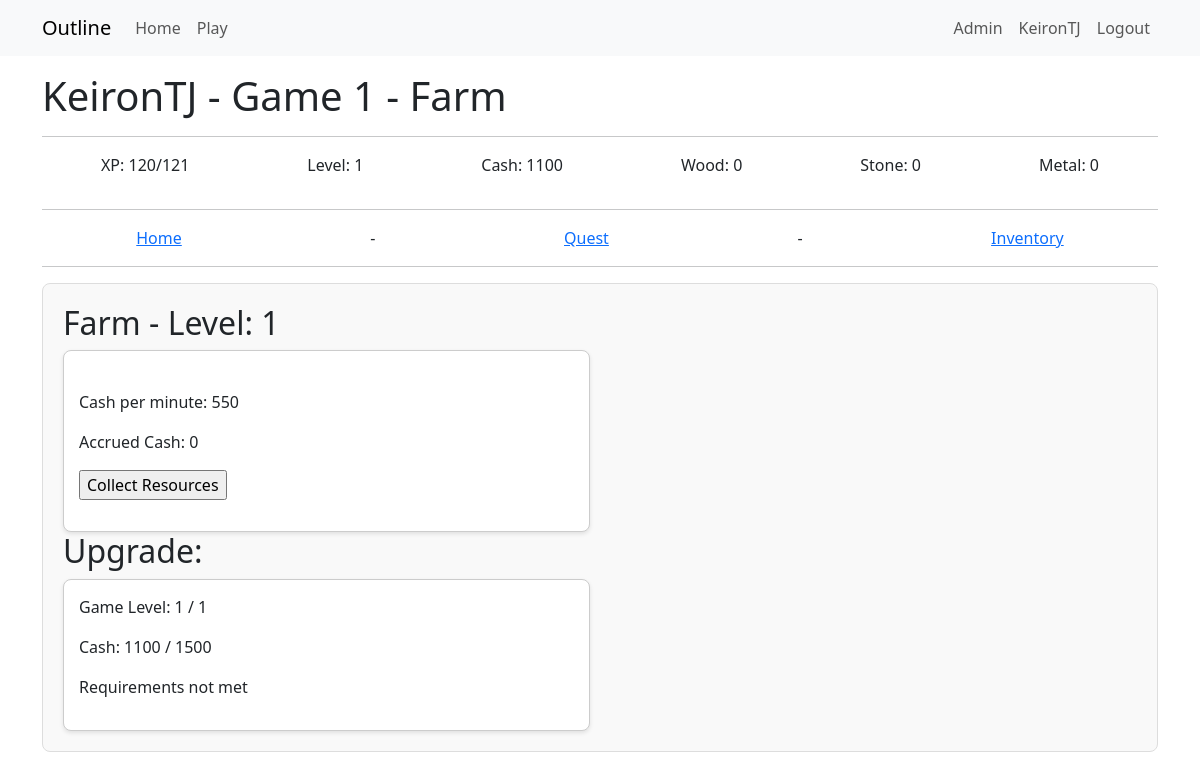
Page /building_resource/3 (signed in) on the earlier database version.
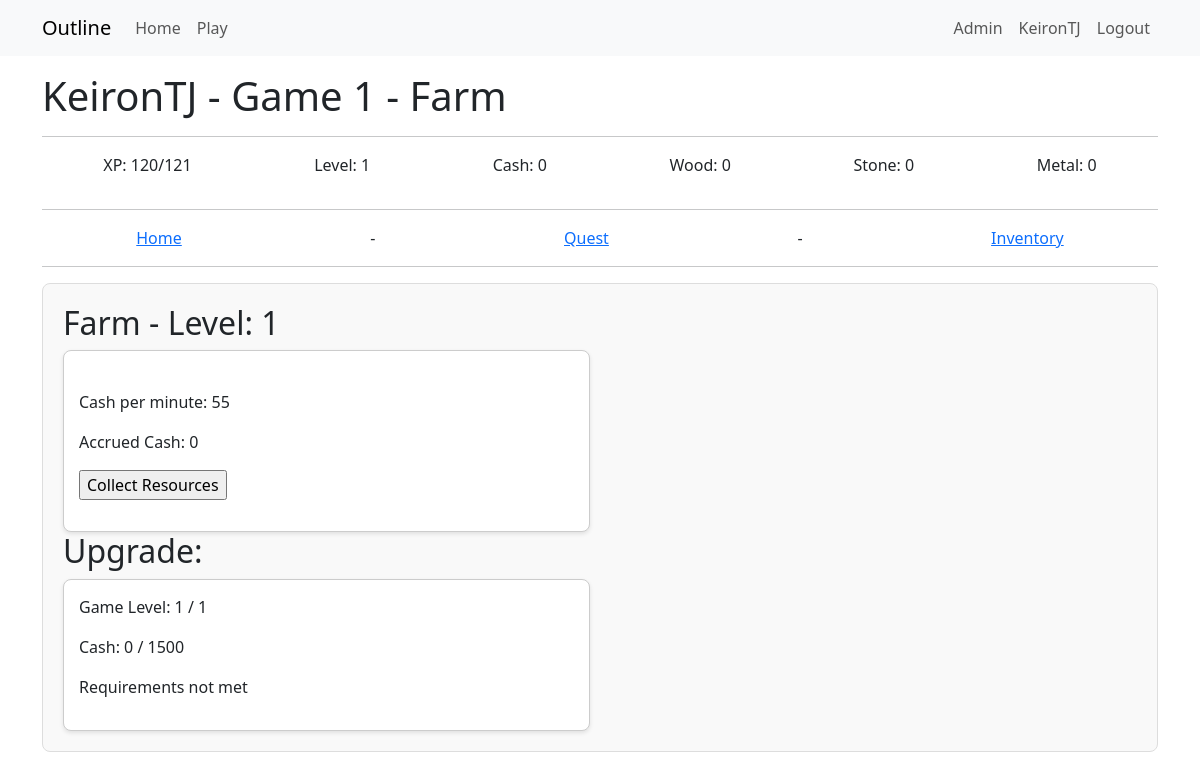
Same page on the later database version.
### app/models.py (models this page shows)
class Game(db.Model):
    __tablename__ = 'game'
    id = db.Column(db.Integer, primary_key=True)
    user_id = db.Column(db.Integer, db.ForeignKey('user.id'), nullable=False)
    game_name = db.Column(db.String(64))
    game_exists = db.Column(db.Boolean, default=True)
    entry_date = db.Column(db.DateTime, default=datetime.now(timezone.utc))
    xp = db.Column(db.Integer, default=0)
    level = db.Column(db.Integer, default=0)
    cash = db.Column(db.Integer, default=0)
    wood = db.Column(db.Integer, default=0)
    stone = db.Column(db.Integer, default=0)
    metal = db.Column(db.Integer, default=0)
    next_level_xp_required = db.Column(db.Integer, default=110)
    user = db.relationship("User", back_populates="game")
    inventories = db.relationship("InventoryUser", back_populates="game")
    quest_progress = db.relationship("QuestProgress", back_populates="game")
    building_progress = db.relationship("BuildingProgress", back_populates="game")
    resource_logs = db.relationship("ResourceLog", back_populates="game")

class BuildingProgress(db.Model):
    __tablename__ = 'building_progress'
    id = db.Column(db.Integer, primary_key=True)
    building_id = db.Column(db.Integer, db.ForeignKey('buildings.id'))
    game_id = db.Column(db.Integer, db.ForeignKey('game.id'))
    building_level = db.Column(db.Integer, default=0)
    building_active = db.Column(db.Boolean, default=False)
    xp_per_minute = db.Column(db.Integer, default=0)
    cash_per_minute = db.Column(db.Integer, default=0)
    wood_per_minute = db.Column(db.Integer, default=0)
    stone_per_minute = db.Column(db.Integer, default=0)
    metal_per_minute = db.Column(db.Integer, default=0)
    accrual_start_time = db.Column(db.DateTime, nullable=True)
    max_accrual_duration = db.Column(db.Integer, default=240) # in minutes
    accrued_xp = db.Column(db.Integer, default=0)
    accrued_cash = db.Column(db.Integer, default=0)
    accrued_wood = db.Column(db.Integer, default=0)
    accrued_stone = db.Column(db.Integer, default=0)
    accrued_metal = db.Column(db.Integer, default=0)
    building_completed = db.Column(db.Boolean, default=False)
    building_completed_date = db.Column(db.DateTime, nullable=True)
    building = db.relationship("Buildings", back_populates="building_progress")
    game = db.relationship("Game", back_populates="building_progress")

### app/game/routes.py (the view)
@bp.route('/building_resource/<building_progress_id>', methods=['GET', 'POST'])
@login_required
def building_resource(building_progress_id):
    building_progress = BuildingProgress.query.filter_by(id=building_progress_id).first()
    game = g.game  # Optimized query
    if not current_user.is_admin() and current_user.activegame != int(game.id):
        return redirect(url_for('admin.not_admin'))
    collectresourcesform = CollectResourcesForm()
    upgradebuildingform = UpgradeBuildingForm()
    buildingservice = GameBuildingService(building_progress_id=building_progress_id)
    buildingservice.calculate_accrued_resources()
    required_resources = buildingservice._calculate_required_resources()
    if request.method == 'POST' and collectresourcesform.collect_button.data:
        buildingservice.collect_resources()
        return redirect(url_for('game.building_resource', building_progress_id=building_progress_id))
    if request.method == 'POST' and upgradebuildingform.upgrade_button.data:
        buildingservice.upgrade_building()
        return redirect(url_for('game.building_resource', building_progress_id=building_progress_id))
    return render_template("game/buildings/building_resource.html",
                           title=building_progress.building.building_name,
                            game=game,
                            building_progress=building_progress,
                            buildingservice=buildingservice,
                            collectresourcesform=collectresourcesform,
                            upgradebuildingform=upgradebuildingform,
                            required_resources=required_resources)

### app/game/forms.py
class CollectResourcesForm(FlaskForm):
    collect_button = SubmitField('Collect Resources')

class UpgradeBuildingForm(FlaskForm):
    upgrade_button = SubmitField('Upgrade')

### app/game/__init__.py (called while the page is built)
@bp.before_app_request
def before_request():
    load_game()

### app/game/context_processor.py (called while the page is built)
def load_game():
    if current_user.is_authenticated:
        game_id = current_user.activegame
        if game_id:
            g.game = Game.query.get(game_id)
        else:
            g.game = None
    else:
        g.game = None

### app/game/game_logic.py (called while the page is built)
    def _get_building_progress(self) -> BuildingProgress:
        building = BuildingProgress.query.get(self.building_progress_id)
        if building is None:
            raise ValueError(f"BuildingProgress with ID {self.building_progress_id} not found.")
        return building

    def check_upgrade_requirements(self):
        if self.building.building_level >= self.building.building.max_building_level:
            return False
        required_resources = self._calculate_required_resources()
        for resource, required_amount in required_resources.items():
            if getattr(self.building.game, resource) < required_amount:
                return False
        return True

### app/templates/game/buildings/building_resource.html (shortened to what this page needs)
{% extends "game/game_base.html" %}
{% block content2 %}
<div class="building-section">
    <h2>{{ building_progress.building.building_name }} - Level: {{ building_progress.building_level }}</h2>
    <div class="resource-info">
        <div class="resource-card">
            {% if building_progress.building.id == 3 %}
            <p>Cash per minute: {{ building_progress.cash_per_minute }}</p>
            <p>Accrued Cash: <span id="accrued_cash">0</span></p>
            {% endif %}
            {% if buildingservice.check_resources_to_collect() %}
            <div class="collect-button">
                <form action="" method="post">
                    <p>{{ collectresourcesform.collect_button() }}</p>
                </form>
            </div>
            {% endif %}
        </div>
    </div>
    <h2>Upgrade:</h2>
    <div class="resource-info">
        <div class="resource-card">
            {% if building_progress.building_level >= building_progress.building.max_building_level %}
            <p>Building Upgraded to Max Level</p>
            {% else %}
            <p>Game Level: {{ game.level }} / {{ required_resources.level }}</p>
            <p>Cash: {{ game.cash }} / {{ required_resources.cash }}</p>
            {% if buildingservice.check_upgrade_requirements() %}
            <form action="" method="post">
                {{ upgradebuildingform.hidden_tag() }}
                <p>{{ upgradebuildingform.upgrade_button() }}</p>
            </form>
            {% else %}
            <p>Requirements not met</p>
            {% endif %}
            {% endif %}
        </div>
    </div>
</div>
{% endblock content2 %}

### app/templates/game/game_base.html (shortened to what this page needs)
{% extends "base.html" %}
{% block content %}
<h1>  {{ game.user.username }} - {{ game.game_name }} - {{ title }}  </h1>
<hr>
<div style="display: flex; justify-content: space-around;">
    <p>XP: {{ game.xp }}/{{game.next_level_xp_required}}</p>
    <p>Level: {{ game.level}}</p>
    <p>Cash: {{ game.cash }}</p>
    <p>Wood: {{ game.wood }}</p>
    <p>Stone: {{ game.stone }}</p>
    <p>Metal: {{ game.metal }}</p>
</div>
<hr>
<div style="display: flex; justify-content: space-around;">
    <a href="{{ url_for('game.play', game_id=game.id) }}">Home</a> -
    {% for building in game.building_progress %}
       {% if building.building.id == 1 %}
            <a href="{{ url_for('game.building_quests', building_progress_id=building.id) }}">Quest</a> -
       {% endif %}
    {% endfor %}
    <a href="{{ url_for('game.building_inventory', game_id=game.id) }}"> Inventory </a>
</div>
<hr>
{% block content2 %}  {% endblock content2 %}
{% endblock content %}

Differences in the rows shown:
changed Game "Game 1": cash "1100" → "0"
changed BuildingProgress (number 2 of 2 on the later page): cash_per_minute "550" → "55"
